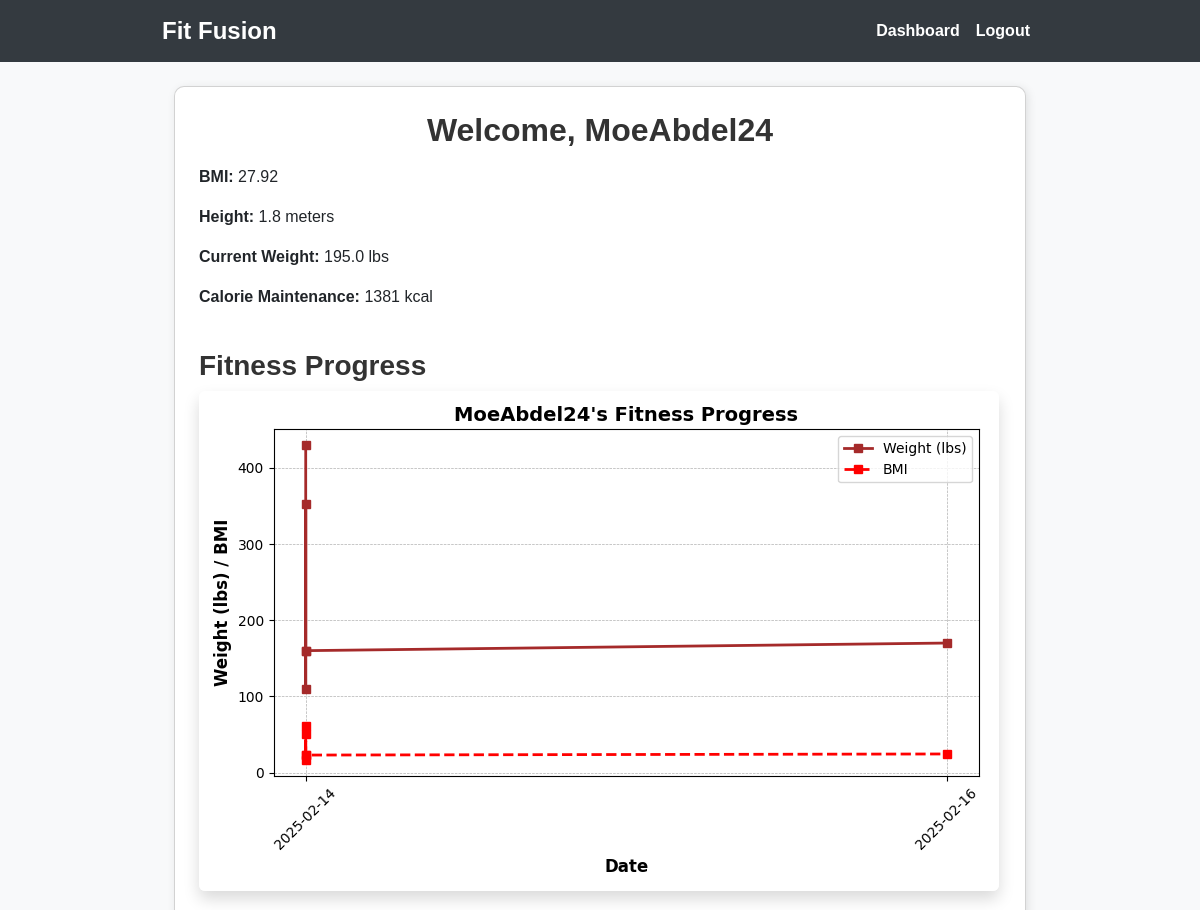
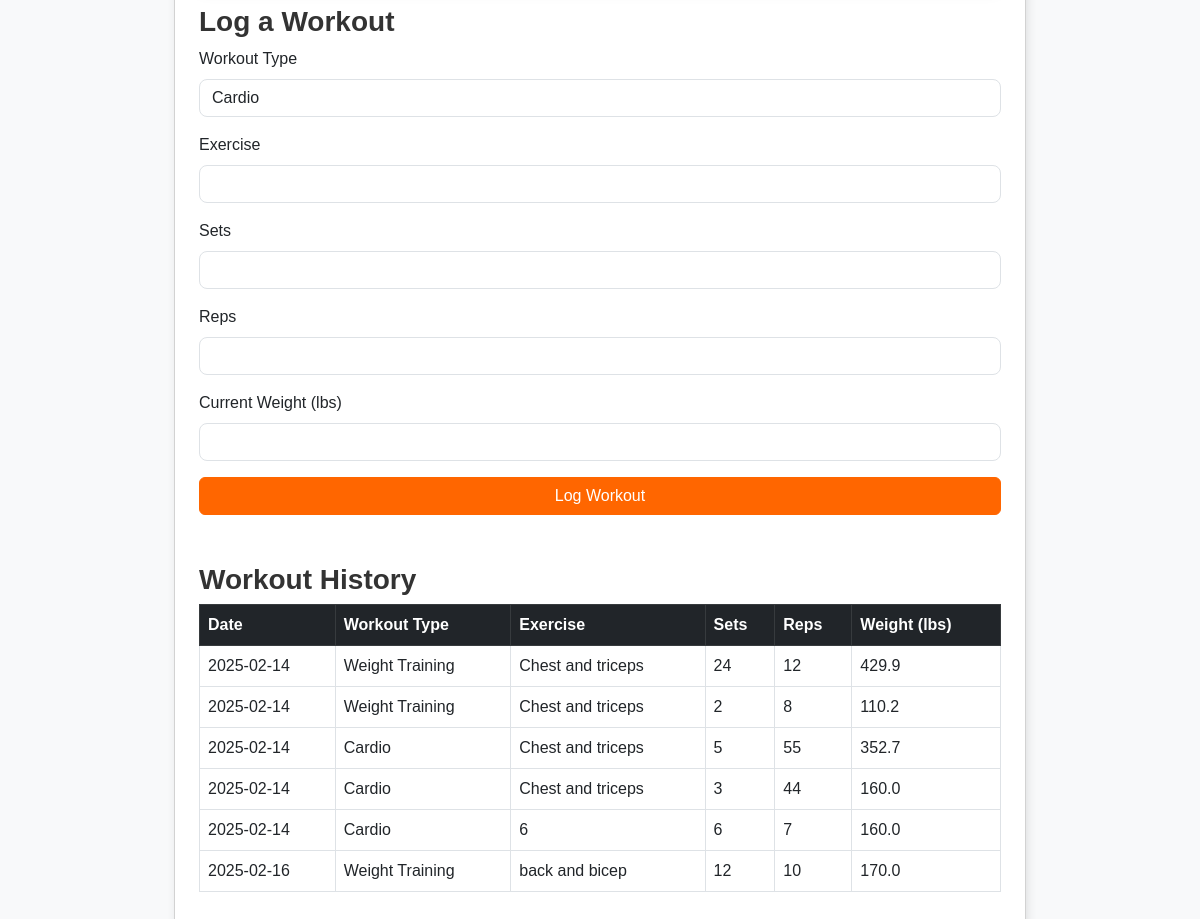
The page /dashboard (signed in) on the database its author committed (2 pictures, top to bottom).
### app.py (models this page shows)
class User(db.Model):
    id = db.Column(db.Integer, primary_key=True)
    username = db.Column(db.String(80), unique=True, nullable=False)
    email = db.Column(db.String(120), unique=True, nullable=False)
    password = db.Column(db.String(256), nullable=False)
    age = db.Column(db.Integer, nullable=False)
    gender = db.Column(db.String(10), nullable=False)
    height = db.Column(db.Float, nullable=False)  # Stored in meters
    weight = db.Column(db.Float, nullable=False)  # Stored in kg
    activity_level = db.Column(db.String(20), nullable=False)
    workout_preference = db.Column(db.String(20), nullable=True)
    goal = db.Column(db.String(50), nullable=True)

class WorkoutLog(db.Model):
    id = db.Column(db.Integer, primary_key=True)
    user_id = db.Column(db.Integer, db.ForeignKey('user.id'), nullable=False)
    workout_type = db.Column(db.String(50), nullable=False)
    exercise = db.Column(db.String(100), nullable=False)
    sets = db.Column(db.Integer, nullable=False)
    reps = db.Column(db.Integer, nullable=False)
    weight = db.Column(db.Float, nullable=True)  # Store weight changes
    date = db.Column(db.DateTime, default=datetime.utcnow)
    user = db.relationship('User', backref=db.backref('workouts', lazy=True))

### app.py (the view)
@app.route('/dashboard')
def dashboard():
    if 'user_id' not in session:
        flash('Please log in first.', 'warning')
        return redirect(url_for('login'))
    user = User.query.get(session['user_id'])
    bmi = calculate_bmi(user.weight, user.height)
    tdee = calculate_tdee(user)
    calorie_plans = {
        'maintenance': tdee,
        'light_deficit': tdee - 250,
        'medium_deficit': tdee - 500,
        'extreme_deficit': tdee - 750
    }
    workouts = WorkoutLog.query.filter_by(user_id=user.id).order_by(WorkoutLog.date.asc()).all()
    dates = [workout.date.strftime('%Y-%m-%d') for workout in workouts if workout.weight]
    weights = [workout.weight for workout in workouts if workout.weight]
    bmi_values = [calculate_bmi(weight, user.height) for weight in weights]
    if dates:
        plt.figure(figsize=(8, 5))
        plt.plot(dates, [w * 2.20462 for w in weights], marker='s', linestyle='-', color='brown', markersize=6, linewidth=2, label='Weight (lbs)')
        plt.plot(dates, bmi_values, marker='s', linestyle='--', color='red', markersize=6, linewidth=2, label='BMI')
        plt.xlabel('Date', fontsize=12, fontweight='bold')
        plt.ylabel('Weight (lbs) / BMI', fontsize=12, fontweight='bold')
        plt.title(f"{user.username}'s Fitness Progress", fontsize=14, fontweight='bold')
        plt.legend()
        plt.xticks(rotation=45)
        plt.grid(True, linestyle='--', linewidth=0.5)
        plt.tight_layout()
        img = io.BytesIO()
        plt.savefig(img, format='png')
        img.seek(0)
        plot_url = base64.b64encode(img.getvalue()).decode()
    else:
        plot_url = None  # No data to plot
    return render_template('dashboard.html', user=user, bmi=bmi, calorie_plans=calorie_plans, plot_url=plot_url, workouts=workouts)

### app.py (called while the page is built)
def calculate_bmi(weight, height):
    return round(weight / (height ** 2), 2)

def calculate_tdee(user):
    if user.gender.lower() == 'male':
        bmr = (10 * user.weight) + (6.25 * user.height) - (5 * user.age) + 5
    else:
        bmr = (10 * user.weight) + (6.25 * user.height) - (5 * user.age) - 161
    activity_factors = {
        'sedentary': 1.2,
        'light': 1.375,
        'moderate': 1.55,
        'active': 1.725,
        'very_active': 1.9
    }
    return round(bmr * activity_factors.get(user.activity_level, 1.2))

### templates/dashboard.html (shortened to what this page needs)
{% extends "base.html" %}
{% block content %}
<div class="container mt-4">
    <div class="card p-4">
        <h2 class="mb-3 text-center">Welcome, {{ user.username }}</h2>
        <div class="row">
            <div class="col-md-6">
                <p><strong>BMI:</strong> {{ bmi }}</p>
                <p><strong>Height:</strong> {{ user.height | round(1) }} meters</p>
                <p><strong>Current Weight:</strong> {{ (user.weight * 2.20462) | round(1) }} lbs</p>
                <p><strong>Calorie Maintenance:</strong> {{ calorie_plans['maintenance'] }} kcal</p>
            </div>
        </div>
        <h3 class="mt-4">Fitness Progress</h3>
        <div class="chart-container">
            {% if plot_url %}
                <img class="img-fluid rounded shadow">
            {% else %}
                <p class="text-muted">No fitness data available yet. Log your weight to track progress!</p>
            {% endif %}
        </div>
        <h3 class="mt-4">Log a Workout</h3>
        <form method="POST" action="{{ url_for('log_workout') }}" class="mb-4">
            <div class="mb-3">
                <label class="form-label">Workout Type</label>
                <select name="workout_type" class="form-control">
                    <option value="Cardio">Cardio</option>
                </select>
            </div>
            <div class="mb-3">
                <label class="form-label">Exercise</label>
                <input type="text" name="exercise" class="form-control" required>
            </div>
            <div class="mb-3">
                <label class="form-label">Sets</label>
                <input type="number" name="sets" class="form-control" required>
            </div>
            <div class="mb-3">
                <label class="form-label">Reps</label>
                <input type="number" name="reps" class="form-control" required>
            </div>
            <div class="mb-3">
                <label class="form-label">Current Weight (lbs)</label>
                <input type="number" step="0.1" name="weight" class="form-control">
            </div>
            <button type="submit" class="btn btn-primary w-100">Log Workout</button>
        </form>
        <h3 class="mt-4">Workout History</h3>
        <table class="table table-bordered table-hover">
            <thead class="table-dark">
                <tr>
                    <th>Date</th>
                    <th>Workout Type</th>
                    <th>Exercise</th>
                    <th>Sets</th>
                    <th>Reps</th>
                    <th>Weight (lbs)</th>
                </tr>
            </thead>
            <tbody>
                {% for workout in workouts %}
                <tr>
                    <td>{{ workout.date.strftime('%Y-%m-%d') }}</td>
                    <td>{{ workout.workout_type }}</td>
                    <td>{{ workout.exercise }}</td>
                    <td>{{ workout.sets }}</td>
                    <td>{{ workout.reps }}</td>
                    <td>{{ (workout.weight * 2.20462) | round(1) if workout.weight else '-' }}</td>
                </tr>
                {% endfor %}
            </tbody>
        </table>
    </div>
</div>
{% endblock %}

### templates/base.html (shortened to what this page needs)
<!DOCTYPE html>
<html lang="en">
<head>
    <link href="https://cdn.jsdelivr.net/npm/bootstrap@5.3.0/dist/css/bootstrap.min.css" rel="stylesheet">
</head>
<body>
    <nav class="navbar navbar-expand-lg navbar-dark">
        <div class="container">
            <a class="navbar-brand" href="{{ url_for('home') }}">Fit Fusion</a>
            <div class="collapse navbar-collapse" id="navbarNav">
                <ul class="navbar-nav ms-auto">
                    {% if 'user_id' in session %}
                        <li class="nav-item"><a class="nav-link" href="{{ url_for('dashboard') }}">Dashboard</a></li>
                        <li class="nav-item"><a class="nav-link" href="{{ url_for('logout') }}">Logout</a></li>
                    {% else %}
                        <li class="nav-item"><a class="nav-link" href="{{ url_for('login') }}">Login</a></li>
                        <li class="nav-item"><a class="nav-link" href="{{ url_for('register') }}">Register</a></li>
                    {% endif %}
                </ul>
            </div>
        </div>
    </nav>
    <div class="container mt-4">
        {% block content %}{% endblock %}
    </div>
</body>
</html>

### templates/base.html (style rules this page uses)
body { background-color: #f8f9fa; font-family: 'Arial', sans-serif; }
.container { max-width: 900px; }
.card { box-shadow: 2px 2px 10px rgba(0, 0, 0, 0.1); border-radius: 10px; }
.btn-primary { background-color: #ff6600; border-color: #ff6600; }
.form-control { border-radius: 8px; }
h2, h3 { font-weight: bold; color: #333; }
.navbar { background-color: #343a40; }
.navbar-brand { font-size: 1.5rem; font-weight: bold; }
.navbar-dark .navbar-nav .nav-link { color: white; font-weight: bold; }

### rows shown on the page
User: username "MoeAbdel24", height "1.8", (user.weight*2.20462)|round(1) "195.0"
WorkoutLog: date "2025-02-14", workout_type "Weight Training", exercise "Chest and triceps", sets "24", reps "12", weight "429.9"
WorkoutLog: date "2025-02-14", workout_type "Weight Training", exercise "Chest and triceps", sets "2", reps "8", weight "110.2"
WorkoutLog: date "2025-02-14", workout_type "Cardio", exercise "Chest and triceps", sets "5", reps "55", weight "352.7"
WorkoutLog: date "2025-02-14", workout_type "Cardio", exercise "Chest and triceps", sets "3", reps "44", weight "160.0"
WorkoutLog: date "2025-02-14", workout_type "Cardio", exercise "6", sets "6", reps "7", weight "160.0"
WorkoutLog: date "2025-02-16", workout_type "Weight Training", exercise "back and bicep", sets "12", reps "10", weight "170.0"

### other values the page prints
{{ bmi }} "27.92"
{{ calorie_plans['maintenance'] }} "1381"
